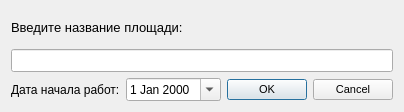
<?xml version="1.0" encoding="UTF-8"?>
<ui version="4.0">
 <class>add_obj</class>
 <widget class="QWidget" name="add_obj">
  <property name="geometry">
   <rect>
    <x>0</x>
    <y>0</y>
    <width>400</width>
    <height>112</height>
   </rect>
  </property>
  <property name="windowTitle">
   <string>Добавить объект георадарных исследований</string>
  </property>
  <layout class="QGridLayout" name="gridLayout">
   <item row="0" column="0">
    <layout class="QVBoxLayout" name="verticalLayout">
     <item>
      <widget class="QLabel" name="label">
       <property name="font">
        <font>
         <pointsize>10</pointsize>
        </font>
       </property>
       <property name="text">
        <string>Введите название площади:</string>
       </property>
      </widget>
     </item>
     <item>
      <widget class="QLineEdit" name="lineEdit">
       <property name="font">
        <font>
         <pointsize>10</pointsize>
        </font>
       </property>
      </widget>
     </item>
    </layout>
   </item>
   <item row="1" column="0">
    <layout class="QHBoxLayout" name="horizontalLayout_2" stretch="3,2">
     <item>
      <layout class="QHBoxLayout" name="horizontalLayout">
       <item>
        <widget class="QLabel" name="label_2">
         <property name="text">
          <string>Дата начала работ:</string>
         </property>
        </widget>
       </item>
       <item>
        <widget class="QDateEdit" name="dateEdit">
         <property name="calendarPopup">
          <bool>true</bool>
         </property>
        </widget>
       </item>
      </layout>
     </item>
     <item>
      <widget class="QDialogButtonBox" name="buttonBox">
       <property name="font">
        <font>
         <pointsize>8</pointsize>
        </font>
       </property>
       <property name="standardButtons">
        <set>QDialogButtonBox::Cancel|QDialogButtonBox::Ok</set>
       </property>
      </widget>
     </item>
    </layout>
   </item>
  </layout>
 </widget>
 <resources/>
 <connections/>
</ui>
